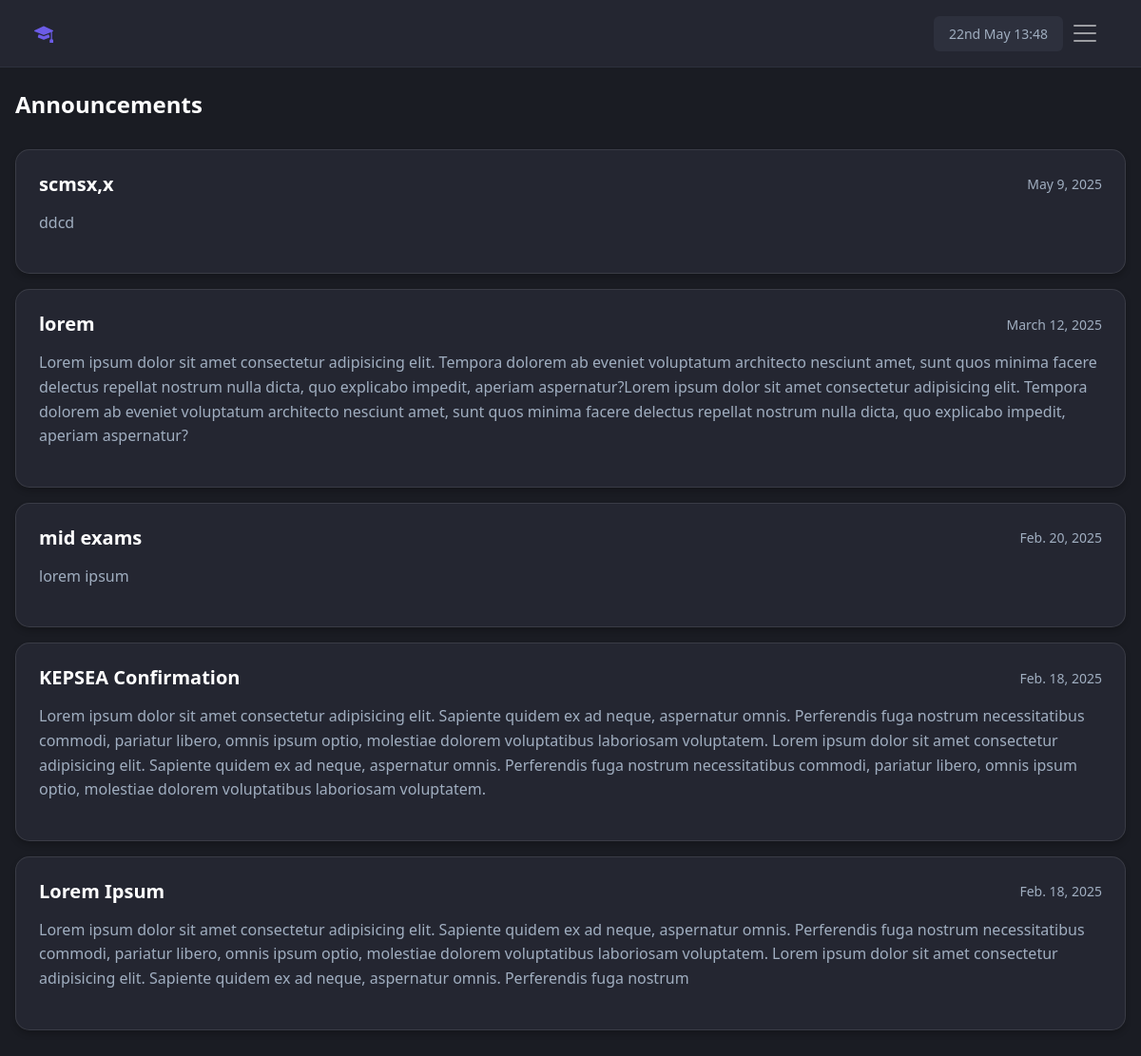
The app's page /Supervisor/Notices/ (signed in), older data.
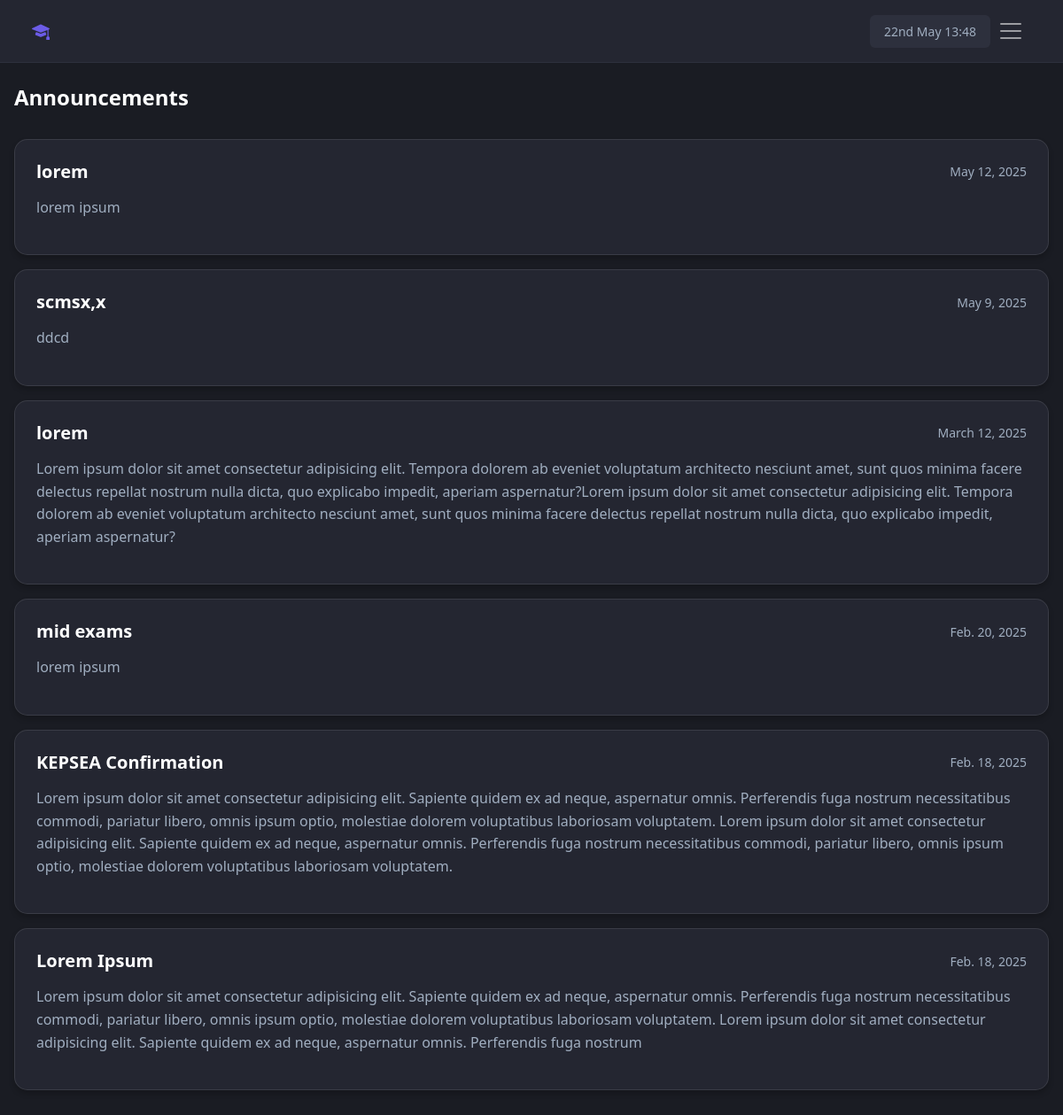
The same page, newer data.
### Supervisor/models.py (models this page shows, shortened)
class Updates(models.Model):
    ministry = models.CharField(max_length=100, null=True)
    created_by = models.ForeignKey(MyUser,null=True, on_delete=models.CASCADE)
    title = models.CharField(max_length=300)
    description = models.TextField(max_length=500)
    date = models.DateField(auto_now=True)
    is_read = models.BooleanField(default=False)
    read_by = models.ManyToManyField(MyUser, related_name='read_by')
    user = models.ManyToManyField(Students)
    file = models.FileField(upload_to='Updates/', null=True, blank=True)
    school = models.ForeignKey(Schools,null=True, blank=True, on_delete=models.CASCADE)

### Supervisor/views.py (the view)
# urls.py: path('Notices/', Notices.as_view(), name='notices'),
class Notices(TemplateView):
    template_name = 'Supervisor/notices.html'
    def get_context_data(self, **kwargs):
        context = super().get_context_data(**kwargs)
        context['updates'] = Updates.objects.all().order_by('-date')
        if self.request.user.role == 'Student':
            context['base_html'] = 'Users/base.html'
        elif self.request.user.role == 'Guardian':
            context['base_html'] = 'Guardian/baseg.html'
        elif self.request.user.role == 'Teacher':
            context['base_html'] = 'Teacher/teachers_base.html'
        elif self.request.user.role in ['Supervisor', 'Finance','Receptionist']:
            context['base_html'] = 'Supervisor/base.html'
        return context

### Users/models.py (called while the page is built)
    def get_names(self):
        first = self.f_name
        last = self.l_name
        surname = self.surname
        if first or last or surname:
            if last:
                last = last[0]
            return first.title() + ' ' + last.title() + '.' + ' ' + surname.title()
        else:
            return self.user

### Supervisor/templates/Supervisor/notices.html (shortened to what this page needs)
{% extends base_html %}
{% load custom_filters %}
{% block content %}
<div class="container">
    <div class="page-header">
        <h1 class="page-title">Announcements</h1>
    </div>
    {% for update in updates %}
    <div class="notice-card">
        <div class="notice-header">
            <h2 class="notice-title">{{ update.title }}</h2>
            <span class="notice-date">{{ update.date }}</span>
        </div>
        <div class="notice-content">
            {{ update.description }}
        </div>
    </div>
    {% endfor %}
</div>
{% endblock %}

Row changes from the older to the newer data that the page shows:
added Updates: title "lorem", date "May 12, 2025", description "lorem ipsum"
